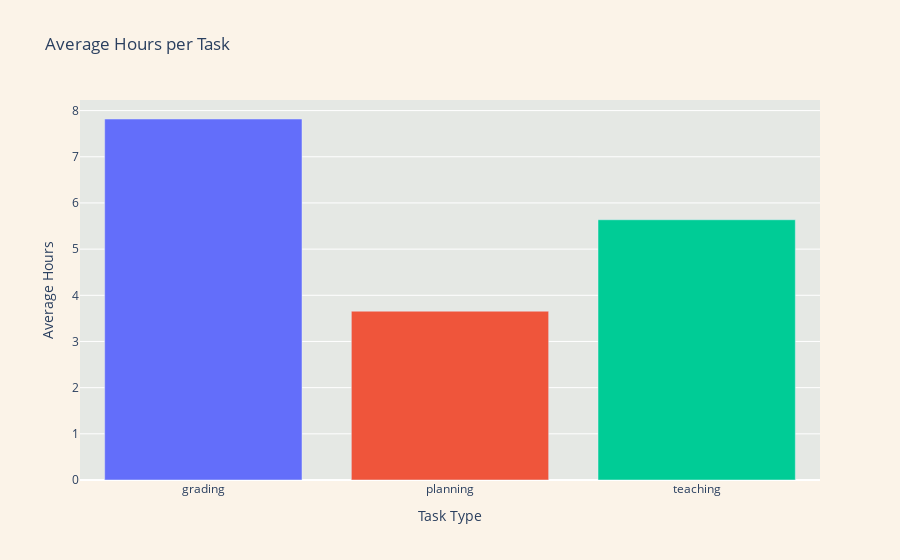

The notebook cell this image was saved under:
### Code cell
avg_hours_by_task = df.groupby('Task')['Hours_Spent'].mean().reset_index()
fig1 = px.bar(avg_hours_by_task, x='Task', y='Hours_Spent', 
              title='Average Hours per Task', 
              labels={'Hours_Spent': 'Average Hours', 'Task': 'Task Type'},
              color='Task')
fig1.update_layout(
    plot_bgcolor='rgba(179, 208, 219, 0.3)',  # Lightish teal-lavender blend
    paper_bgcolor='rgba(241, 216, 179, 0.3)',  # Lightish golden-lavender blend
    showlegend=False
)
fig1.show()

### Figure 1 — Plotly figure (JSON) as saved in the notebook; plotly's stock layout.template omitted (floating-point values rounded to 4 significant figures)
{"data": [{"hovertemplate": "Task Type=%{x}<br>Average Hours=%{y}<extra></extra>", "legendgroup": "grading", "marker": {"color": "#636efa", "pattern": {"shape": ""}}, "name": "grading", "orientation": "v", "showlegend": true, "textposition": "auto", "type": "bar", "x": ["grading"], "xaxis": "x", "y": [7.818], "yaxis": "y"}, {"hovertemplate": "Task Type=%{x}<br>Average Hours=%{y}<extra></extra>", "legendgroup": "planning", "marker": {"color": "#EF553B", "pattern": {"shape": ""}}, "name": "planning", "orientation": "v", "showlegend": true, "textposition": "auto", "type": "bar", "x": ["planning"], "xaxis": "x", "y": [3.656], "yaxis": "y"}, {"hovertemplate": "Task Type=%{x}<br>Average Hours=%{y}<extra></extra>", "legendgroup": "teaching", "marker": {"color": "#00cc96", "pattern": {"shape": ""}}, "name": "teaching", "orientation": "v", "showlegend": true, "textposition": "auto", "type": "bar", "x": ["teaching"], "xaxis": "x", "y": [5.636], "yaxis": "y"}], "layout": {"barmode": "relative", "legend": {"title": {"text": "Task Type"}, "tracegroupgap": 0}, "paper_bgcolor": "rgba(241, 216, 179, 0.3)", "plot_bgcolor": "rgba(179, 208, 219, 0.3)", "showlegend": false, "title": {"text": "Average Hours per Task"}, "xaxis": {"anchor": "y", "categoryarray": ["grading", "planning", "teaching"], "categoryorder": "array", "domain": [0, 1], "title": {"text": "Task Type"}}, "yaxis": {"anchor": "x", "domain": [0, 1], "title": {"text": "Average Hours"}}}}
